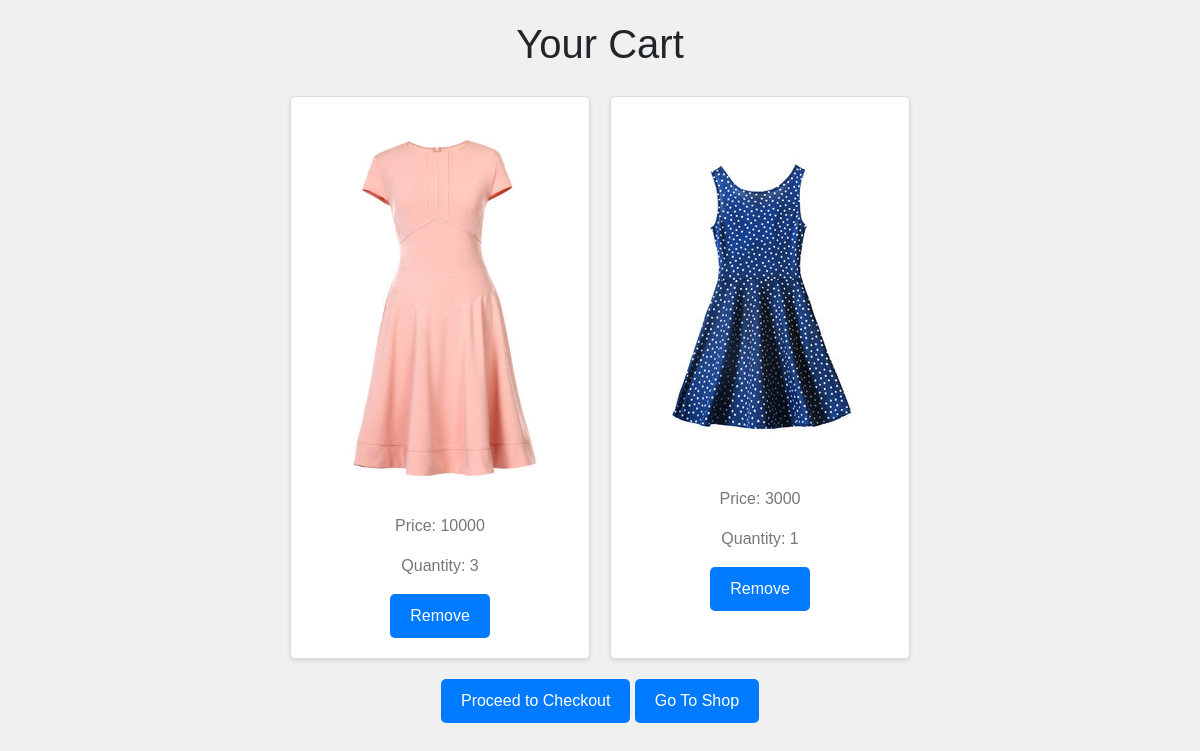
The app's page /cart/ (signed in), older data.
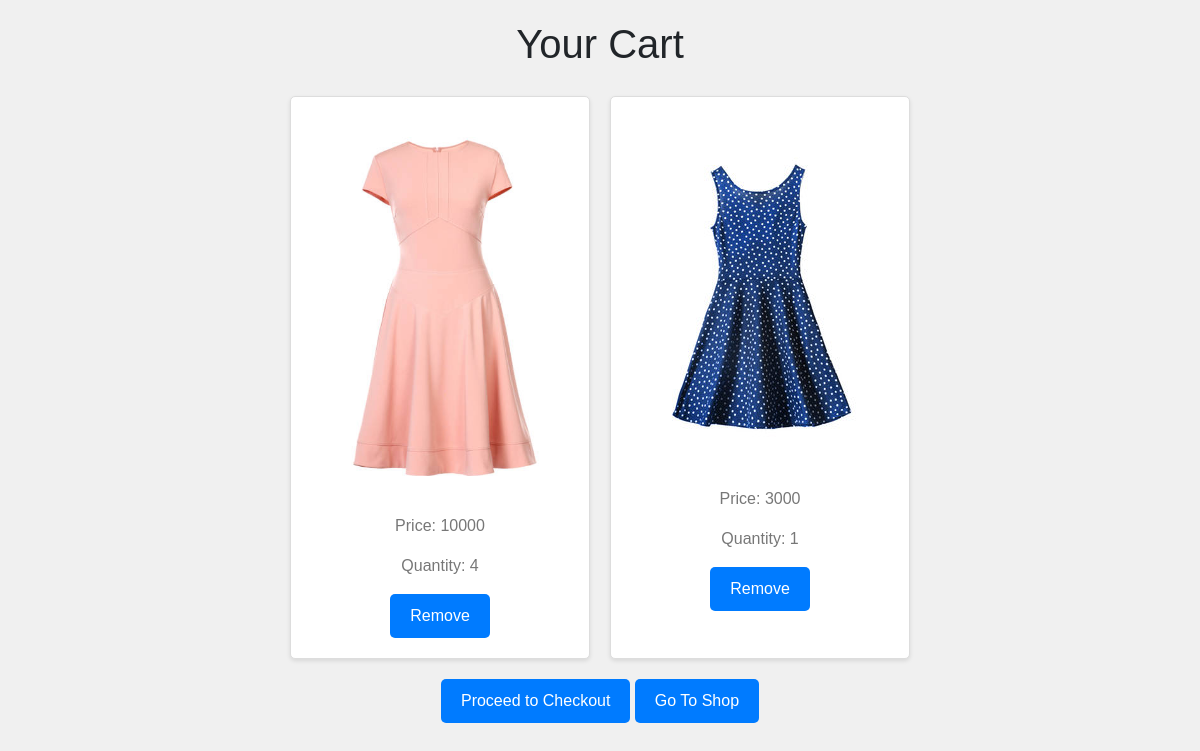
The same page, newer data.
### shop/models.py (models this page shows, shortened)
class BaseModel(models.Model):
    created_at = models.DateTimeField(auto_now_add=True)
    updated_at = models.DateTimeField(auto_now=True)
    deleted_at = models.DateTimeField(blank=True, null=True, default=None)
    class Meta:
        abstract = True

class Cart(BaseModel):
    user = models.ForeignKey('authentication.User', on_delete=models.DO_NOTHING, related_name='cart_user')
    product = models.ForeignKey(Products, on_delete=models.DO_NOTHING)
    quantity = models.SmallIntegerField(default=0)
    class Meta:
        db_table = 'cart'
        indexes = [
            models.Index(fields=['id', 'deleted_at']),
        ]

class Products(BaseModel):
    name = models.CharField(max_length=300)
    price = models.SmallIntegerField()
    stock = models.SmallIntegerField()
    description = models.TextField(null=True, blank=True)
    image = models.ImageField(upload_to=image_path, null=True, blank=True)
    category = models.ForeignKey(Category, on_delete=models.DO_NOTHING, blank=True, null=True)
    tags = models.ManyToManyField(Tag, default=list, blank=True)
    class Meta:
        db_table = 'products'
        indexes = [
            models.Index(fields=['id', 'deleted_at']),
        ]

### shop/views.py (the view)
# urls.py: path('cart/', CartListView.as_view(), name='cart_list'),
class CartListView(ListView):
    model = Cart
    template_name = 'product/cart_list.html'
    context_object_name = 'cart_items'
    def get_queryset(self):
        return Cart.objects.filter(user=self.request.user)

### authentication/models.py (called while the page is built)
    def get_queryset(self):
        return super().get_queryset().filter(is_active=True)

### templates/product/cart_list.html (shortened to what this page needs)
{% extends "base.html" %}
{% block content %}
<h1>Your Cart</h1>
<div class="product-list">
    {% for item in cart_items %}
        <div class="product">
                <div>
                    <img src="/{{item.product.image}}">
                </div>
                <div>
                    <p>Price: {{item.product.price}}</p>
                    <p>Quantity: {{ item.quantity }}</p>
                    <a class="logout-button" href="{% url 'shop:remove_from_cart' pk=item.id %}" >Remove</a>
                </div>
        </div>
    {% empty %}
        <li>Your cart is empty.</li>
    {% endfor %}
</div>
<footer>
<a href="#" class="logout-button">Proceed to Checkout</a>
<a class="logout-button" href="{% url 'shop:product_list' %}" >Go To Shop</a>
</footer>
{% endblock %}

Row changes from the older to the newer data that the page shows:
changed Cart (number 1 of 2 on the later page): quantity "3" → "4"
